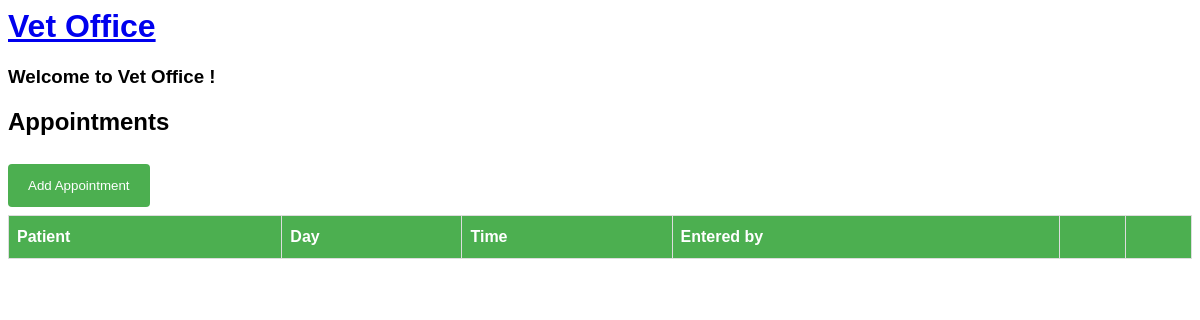
Page /appointment/list (signed in) on the earlier database version.
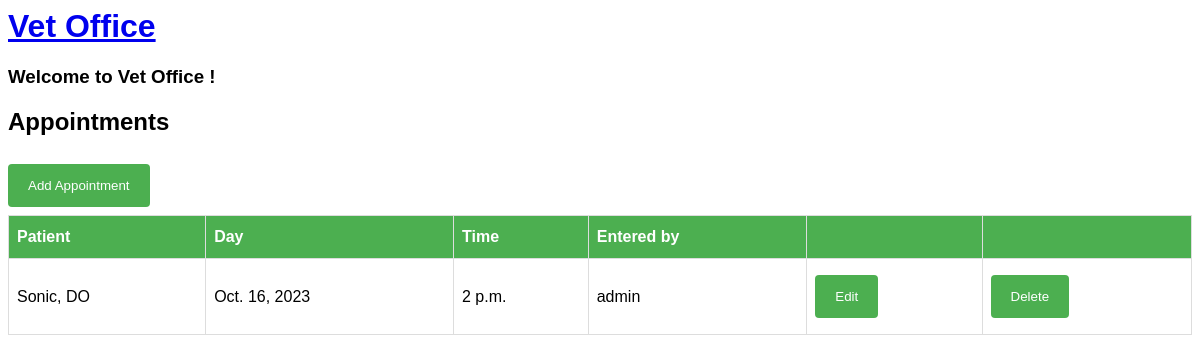
Same page on the later database version.
### vetoffice/models.py (models this page shows, shortened)
class Appointment(models.Model):
    patient = models.ForeignKey(Patient, on_delete=models.CASCADE)
    day = models.DateField(auto_now=False, auto_now_add=False)
    time = models.TimeField(auto_now=False, auto_now_add=False)
    user = models.ForeignKey(
        User,
        models.SET_NULL,
        blank=True,
        null=True,
    )

class Patient(models.Model):
    DOG = 'DO'
    CAT = 'CA'
    BIRD = 'BI'
    REPTILE = 'RE'
    OTHER = 'OT'
    ANIMAL_TYPE_CHOICES = [
        (DOG, 'Dog'),
        (CAT, 'Cat'),
        (BIRD, 'Bird'),
        (REPTILE, 'Reptile'),
        (OTHER, 'Other'),
    ]
    animal_type = models.CharField(max_length=2, choices=ANIMAL_TYPE_CHOICES, default=OTHER)
    breed = models.CharField(max_length=200)
    pet_name = models.CharField(max_length=30)
    age = models.IntegerField(default=0)
    owner = models.ForeignKey(Owner, on_delete=models.CASCADE)
    def __str__(self):
        return self.pet_name + ", " + self.animal_type

### vetoffice/views.py (the view)
# urls.py: path('appointment/list', views.AppointmentList.as_view(), name="apptlist"),
class AppointmentList(LoginRequiredMixin, ListView):
   model = Appointment

### vetoffice/templates/vetoffice/appointment_list.html
{% extends 'vetoffice/base.html' %}
{% block content %}
<h2>Appointments</h2>
<a href="{% url 'apptcreate' %}"><button class="btn">Add Appointment</button></a>
<table id="owners">
    <tr>
        <th>Patient</th>
        <th>Day</th>
        <th>Time</th>
        <th>Entered by</th>
        <th> </th>
        <th> </th>
    </tr>
    {% for appt in appointment_list %}
    <tr>
    <tr>
        <td>{{ appt.patient }}</td>
        <td>{{ appt.day }}</td>
        <td>{{ appt.time }}</td>
        <td>{{ appt.user }}</td>
        <td><a href="{% url 'apptupdate' appt.id%}"><button>Edit</button></a></td>
        <td><a href="{% url 'apptdelete' appt.id%}"><button>Delete</button></a></td>
    </tr>
    {% endfor %}
</table>
{% endblock %}

Differences in the rows shown:
added Appointment: patient "Sonic, DO", day "Oct. 16, 2023", time "2 p.m.", user "admin"
